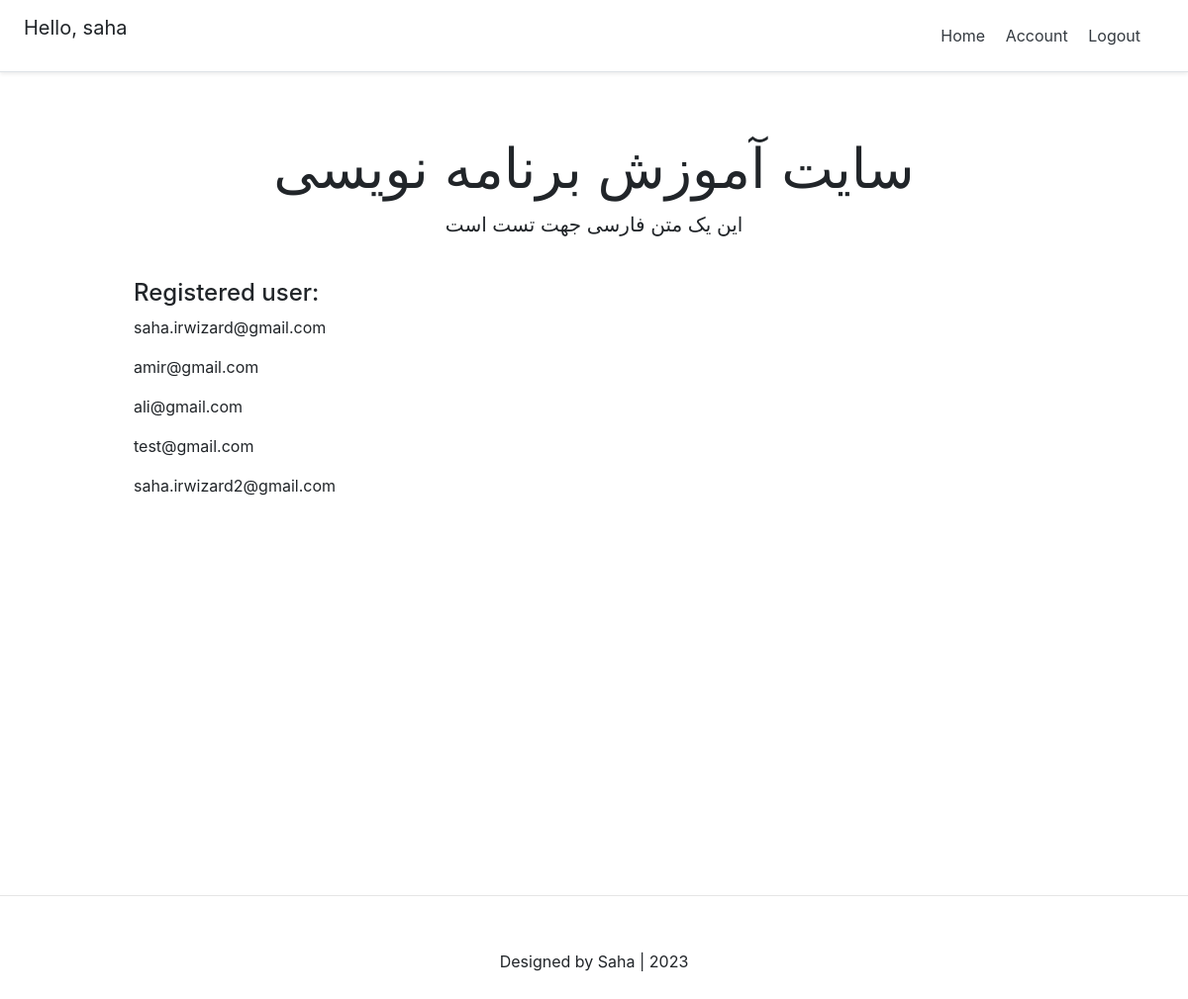
The page / (signed in) on the database its author committed.
### account/models.py (models this page shows, shortened)
class Account(AbstractBaseUser):
    email                   = models.EmailField(verbose_name="email", max_length=60, unique=True)
    username                = models.CharField(max_length=30, unique=True)
    date_joined             = models.DateTimeField(verbose_name='date joined', auto_now_add=True)
    last_login              = models.DateTimeField(verbose_name='last login', auto_now=True)
    is_admin                = models.BooleanField(default=False)
    is_active               = models.BooleanField(default=True)
    is_staff                = models.BooleanField(default=False)
    is_superuser            = models.BooleanField(default=False)
    objects = MyAccountManager()
    USERNAME_FIELD = 'email'
    REQUIRED_FIELDS = ['username',]
    def __str__(self) :
        return self.email

### home/views.py (the view)
# urls.py: path('', home_view, name="home"),
def home_view(request):
    context = {}
    accounts = Account.objects.all()
    context['accounts'] = accounts
    return render(request, "home/home.html", context)

### home/templates/home/home.html
{% extends 'base.html' %}
{% block content %}
<div class="pricing-header px-3 py-3 pt-md-5 pb-md-4 mx-auto text-center">
    <h1 class="display-4">سایت آموزش برنامه نویسی</h1>
    <p class="lead">این یک متن فارسی جهت تست است</p>
</div>
<div class="container">
    <div class="d-flex flex-column">
        <h4>Registered user:</h4>
        {% for account in accounts %}
            <p>{{account}}</p>
        {% endfor %}
    </div>
</div>
{% endblock content %}

### templates/snippest/header.html (shortened to what this page needs)
<link rel="stylesheet" href="https://cdn.jsdelivr.net/npm/bootstrap@4.3.1/dist/css/bootstrap.min.css">
<div class="d-flex flex-column flex-md-row align-items-center p-3 px-md-4 mb-3 bg-white border-bottom shadow-sm">
    <h5 class="my-0 mr-md-auto font-weight-normal">
        {% if request.user.is_authenticated %}
            <p>Hello, {{request.user.username}} </p>
        {% endif %}
    </h5>
    <nav class="my-2 my-md-0 mr-md-3">
      {% if request.user.is_authenticated %}
        <a class="p-2 text-dark" href="{% url 'home' %}">Home</a>
        <a class="p-2 text-dark" href="{% url 'account' %}">Account</a>
        <a class="p-2 text-dark" href="{% url 'logout' %}">Logout</a>
      {% else %}
        <a class="p-2 text-dark" href="{% url 'home' %}">Home</a>
        <a class="p-2 text-dark" href="{% url 'register' %}">Register</a>
        <a class="btn btn-outline-primary" href="{% url 'login' %}">Login</a>
      {% endif %}
    </nav>
  </div>

### templates/snippest/header.html (style rules this page uses)
@media (min-width: 768px) { html { font-size: 16px; } }
.container { max-width: 960px; }
.pricing-header { max-width: 700px; }

### rows shown on the page
Account: user.username "saha", email "saha.irwizard@gmail.com"
Account: email "amir@gmail.com"
Account: email "ali@gmail.com"
Account: email "test@gmail.com"
Account: email "saha.irwizard2@gmail.com"
